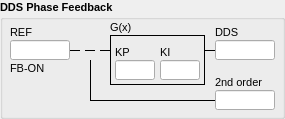
     <widget class="QGroupBox" name="groupBox">
      <property name="sizePolicy">
       <sizepolicy hsizetype="Fixed" vsizetype="Fixed">
        <horstretch>0</horstretch>
        <verstretch>0</verstretch>
       </sizepolicy>
      </property>
      <property name="minimumSize">
       <size>
        <width>285</width>
        <height>115</height>
       </size>
      </property>
      <property name="maximumSize">
       <size>
        <width>16777215</width>
        <height>16777215</height>
       </size>
      </property>
      <property name="font">
       <font>
        <pointsize>8</pointsize>
        <weight>75</weight>
        <bold>true</bold>
       </font>
      </property>
      <property name="title">
       <string>DDS Phase Feedback</string>
      </property>
      <widget class="caLineEdit" name="caLineEdit_0">
       <property name="geometry">
        <rect>
         <x>215</x>
         <y>90</y>
         <width>60</width>
         <height>20</height>
        </rect>
       </property>
       <property name="minimumSize">
        <size>
         <width>60</width>
         <height>0</height>
        </size>
       </property>
       <property name="sizeIncrement">
        <size>
         <width>0</width>
         <height>0</height>
        </size>
       </property>
       <property name="font">
        <font>
         <pointsize>8</pointsize>
        </font>
       </property>
       <property name="alignment">
        <set>Qt::AlignAbsolute|Qt::AlignRight|Qt::AlignTrailing|Qt::AlignVCenter</set>
       </property>
       <property name="channel" stdset="0">
        <string>$(DEV):PH-TOP-R</string>
       </property>
       <property name="foreground">
        <color>
         <red>0</red>
         <green>0</green>
         <blue>0</blue>
        </color>
       </property>
       <property name="background">
        <color>
         <red>187</red>
         <green>187</green>
         <blue>187</blue>
        </color>
       </property>
       <property name="colorMode">
        <enum>caLineEdit::Static</enum>
       </property>
       <property name="precisionMode">
        <enum>caLineEdit::Channel</enum>
       </property>
       <property name="limitsMode">
        <enum>caLineEdit::Channel</enum>
       </property>
       <property name="maxValue">
        <double>1.000000000000000</double>
       </property>
       <property name="minValue">
        <double>0.000000000000000</double>
       </property>
       <property name="fontScaleMode">
        <enum>caLineEdit::None</enum>
       </property>
       <property name="formatType">
        <enum>caLineEdit::decimal</enum>
       </property>
      </widget>
      <widget class="caTextEntry" name="caTextEntry_1">
       <property name="geometry">
        <rect>
         <x>10</x>
         <y>40</y>
         <width>60</width>
         <height>20</height>
        </rect>
       </property>
       <property name="minimumSize">
        <size>
         <width>60</width>
         <height>0</height>
        </size>
       </property>
       <property name="font">
        <font>
         <pointsize>8</pointsize>
        </font>
       </property>
       <property name="channel" stdset="0">
        <string notr="true">$(DEV):PHASE-FB-REF</string>
       </property>
       <property name="foreground">
        <color>
         <red>0</red>
         <green>0</green>
         <blue>0</blue>
        </color>
       </property>
       <property name="background">
        <color>
         <red>187</red>
         <green>187</green>
         <blue>187</blue>
        </color>
       </property>
       <property name="colorMode">
        <enum>caLineEdit::Static</enum>
       </property>
       <property name="precision">
        <number>1</number>
       </property>
       <property name="precisionMode">
        <enum>caLineEdit::User</enum>
       </property>
       <property name="limitsMode">
        <enum>caLineEdit::Channel</enum>
       </property>
       <property name="maxValue">
        <double>1.000000000000000</double>
       </property>
       <property name="minValue">
        <double>0.000000000000000</double>
       </property>
       <property name="fontScaleMode">
        <enum>caLineEdit::Height</enum>
       </property>
       <property name="formatType">
        <enum>caLineEdit::decimal</enum>
       </property>
      </widget>
      <widget class="caLineEdit" name="caLineEdit_1">
       <property name="geometry">
        <rect>
         <x>215</x>
         <y>40</y>
         <width>60</width>
         <height>20</height>
        </rect>
       </property>
       <property name="sizePolicy">
        <sizepolicy hsizetype="Fixed" vsizetype="Fixed">
         <horstretch>0</horstretch>
         <verstretch>0</verstretch>
        </sizepolicy>
       </property>
       <property name="minimumSize">
        <size>
         <width>60</width>
         <height>20</height>
        </size>
       </property>
       <property name="maximumSize">
        <size>
         <width>16777214</width>
         <height>16777215</height>
        </size>
       </property>
       <property name="font">
        <font>
         <pointsize>8</pointsize>
        </font>
       </property>
       <property name="alignment">
        <set>Qt::AlignAbsolute|Qt::AlignRight|Qt::AlignTrailing|Qt::AlignVCenter</set>
       </property>
       <property name="channel" stdset="0">
        <string>$(DEV):DDS-PHASE</string>
       </property>
       <property name="foreground">
        <color>
         <red>0</red>
         <green>0</green>
         <blue>0</blue>
        </color>
       </property>
       <property name="background">
        <color>
         <red>187</red>
         <green>187</green>
         <blue>187</blue>
        </color>
       </property>
       <property name="colorMode">
        <enum>caLineEdit::Static</enum>
       </property>
       <property name="precisionMode">
        <enum>caLineEdit::Channel</enum>
       </property>
       <property name="limitsMode">
        <enum>caLineEdit::Channel</enum>
       </property>
       <property name="maxValue">
        <double>1.000000000000000</double>
       </property>
       <property name="minValue">
        <double>0.000000000000000</double>
       </property>
       <property name="fontScaleMode">
        <enum>caLineEdit::None</enum>
       </property>
       <property name="formatType">
        <enum>caLineEdit::decimal</enum>
       </property>
      </widget>
      <widget class="caGraphics" name="caGraphics_0">
       <property name="geometry">
        <rect>
         <x>80</x>
         <y>40</y>
         <width>20</width>
         <height>20</height>
        </rect>
       </property>
       <property name="foreground">
        <color>
         <red>0</red>
         <green>0</green>
         <blue>0</blue>
        </color>
       </property>
       <property name="linestyle" stdset="0">
        <enum>caGraphics::Solid</enum>
       </property>
       <property name="lineColor">
        <color>
         <red>0</red>
         <green>0</green>
         <blue>0</blue>
        </color>
       </property>
       <property name="form">
        <enum>caGraphics::Circle</enum>
       </property>
       <property name="background" stdset="0">
        <color alpha="0">
         <red>0</red>
         <green>0</green>
         <blue>0</blue>
        </color>
       </property>
      </widget>
      <widget class="caChoice" name="caChoice_2">
       <property name="geometry">
        <rect>
         <x>10</x>
         <y>75</y>
         <width>60</width>
         <height>30</height>
        </rect>
       </property>
       <property name="sizePolicy">
        <sizepolicy hsizetype="Fixed" vsizetype="Fixed">
         <horstretch>0</horstretch>
         <verstretch>0</verstretch>
        </sizepolicy>
       </property>
       <property name="minimumSize">
        <size>
         <width>60</width>
         <height>30</height>
        </size>
       </property>
       <property name="font">
        <font>
         <pointsize>8</pointsize>
        </font>
       </property>
       <property name="channel" stdset="0">
        <string>$(DEV):PHASE-FB-ON</string>
       </property>
       <property name="foreground">
        <color>
         <red>0</red>
         <green>0</green>
         <blue>0</blue>
        </color>
       </property>
       <property name="background">
        <color>
         <red>187</red>
         <green>187</green>
         <blue>187</blue>
        </color>
       </property>
       <property name="colorMode">
        <enum>caChoice::Static</enum>
       </property>
       <property name="endBit">
        <number>1</number>
       </property>
       <property name="fontScaleMode">
        <enum>EPushButton::None</enum>
       </property>
      </widget>
      <widget class="Line" name="line_42">
       <property name="geometry">
        <rect>
         <x>90</x>
         <y>95</y>
         <width>125</width>
         <height>10</height>
        </rect>
       </property>
       <property name="frameShadow">
        <enum>QFrame::Plain</enum>
       </property>
       <property name="lineWidth">
        <number>1</number>
       </property>
       <property name="orientation">
        <enum>Qt::Horizontal</enum>
       </property>
      </widget>
      <widget class="Line" name="line_49">
       <property name="geometry">
        <rect>
         <x>85</x>
         <y>60</y>
         <width>10</width>
         <height>40</height>
        </rect>
       </property>
       <property name="frameShadow">
        <enum>QFrame::Plain</enum>
       </property>
       <property name="lineWidth">
        <number>1</number>
       </property>
       <property name="orientation">
        <enum>Qt::Vertical</enum>
       </property>
      </widget>
      <widget class="Line" name="line_34">
       <property name="geometry">
        <rect>
         <x>205</x>
         <y>45</y>
         <width>10</width>
         <height>10</height>
        </rect>
       </property>
       <property name="frameShadow">
        <enum>QFrame::Plain</enum>
       </property>
       <property name="lineWidth">
        <number>1</number>
       </property>
       <property name="orientation">
        <enum>Qt::Horizontal</enum>
       </property>
      </widget>
      <widget class="Line" name="line_35">
       <property name="geometry">
        <rect>
         <x>100</x>
         <y>45</y>
         <width>10</width>
         <height>10</height>
        </rect>
       </property>
       <property name="frameShadow">
        <enum>QFrame::Plain</enum>
       </property>
       <property name="lineWidth">
        <number>1</number>
       </property>
       <property name="orientation">
        <enum>Qt::Horizontal</enum>
       </property>
      </widget>
      <widget class="Line" name="line_36">
       <property name="geometry">
        <rect>
         <x>70</x>
         <y>45</y>
         <width>10</width>
         <height>10</height>
        </rect>
       </property>
       <property name="frameShadow">
        <enum>QFrame::Plain</enum>
       </property>
       <property name="lineWidth">
        <number>1</number>
       </property>
       <property name="orientation">
        <enum>Qt::Horizontal</enum>
       </property>
      </widget>
      <widget class="Line" name="line_37">
       <property name="geometry">
        <rect>
         <x>85</x>
         <y>45</y>
         <width>10</width>
         <height>10</height>
        </rect>
       </property>
       <property name="frameShadow">
        <enum>QFrame::Plain</enum>
       </property>
       <property name="lineWidth">
        <number>1</number>
       </property>
       <property name="orientation">
        <enum>Qt::Horizontal</enum>
       </property>
      </widget>
      <widget class="QLabel" name="label_32">
       <property name="geometry">
        <rect>
         <x>215</x>
         <y>25</y>
         <width>60</width>
         <height>15</height>
        </rect>
       </property>
       <property name="sizePolicy">
        <sizepolicy hsizetype="Preferred" vsizetype="Fixed">
         <horstretch>0</horstretch>
         <verstretch>0</verstretch>
        </sizepolicy>
       </property>
       <property name="minimumSize">
        <size>
         <width>0</width>
         <height>15</height>
        </size>
       </property>
       <property name="font">
        <font>
         <weight>50</weight>
         <bold>false</bold>
        </font>
       </property>
       <property name="text">
        <string>DDS</string>
       </property>
       <property name="alignment">
        <set>Qt::AlignLeading|Qt::AlignLeft|Qt::AlignVCenter</set>
       </property>
      </widget>
      <widget class="QLabel" name="label_33">
       <property name="geometry">
        <rect>
         <x>215</x>
         <y>75</y>
         <width>60</width>
         <height>15</height>
        </rect>
       </property>
       <property name="sizePolicy">
        <sizepolicy hsizetype="Preferred" vsizetype="Fixed">
         <horstretch>0</horstretch>
         <verstretch>0</verstretch>
        </sizepolicy>
       </property>
       <property name="minimumSize">
        <size>
         <width>0</width>
         <height>15</height>
        </size>
       </property>
       <property name="font">
        <font>
         <weight>50</weight>
         <bold>false</bold>
        </font>
       </property>
       <property name="text">
        <string>2nd order</string>
       </property>
       <property name="alignment">
        <set>Qt::AlignLeading|Qt::AlignLeft|Qt::AlignVCenter</set>
       </property>
      </widget>
      <widget class="QLabel" name="label_36">
       <property name="geometry">
        <rect>
         <x>110</x>
         <y>20</y>
         <width>40</width>
         <height>15</height>
        </rect>
       </property>
       <property name="sizePolicy">
        <sizepolicy hsizetype="Preferred" vsizetype="Fixed">
         <horstretch>0</horstretch>
         <verstretch>0</verstretch>
        </sizepolicy>
       </property>
       <property name="minimumSize">
        <size>
         <width>0</width>
         <height>15</height>
        </size>
       </property>
       <property name="font">
        <font>
         <weight>50</weight>
         <bold>false</bold>
        </font>
       </property>
       <property name="text">
        <string>G(x)</string>
       </property>
       <property name="alignment">
        <set>Qt::AlignLeading|Qt::AlignLeft|Qt::AlignVCenter</set>
       </property>
      </widget>
      <widget class="QLabel" name="label_37">
       <property name="geometry">
        <rect>
         <x>10</x>
         <y>25</y>
         <width>40</width>
         <height>15</height>
        </rect>
       </property>
       <property name="sizePolicy">
        <sizepolicy hsizetype="Preferred" vsizetype="Fixed">
         <horstretch>0</horstretch>
         <verstretch>0</verstretch>
        </sizepolicy>
       </property>
       <property name="minimumSize">
        <size>
         <width>0</width>
         <height>15</height>
        </size>
       </property>
       <property name="font">
        <font>
         <weight>50</weight>
         <bold>false</bold>
        </font>
       </property>
       <property name="text">
        <string>REF</string>
       </property>
       <property name="alignment">
        <set>Qt::AlignLeading|Qt::AlignLeft|Qt::AlignVCenter</set>
       </property>
      </widget>
      <widget class="QLabel" name="label_38">
       <property name="geometry">
        <rect>
         <x>10</x>
         <y>60</y>
         <width>56</width>
         <height>16</height>
        </rect>
       </property>
       <property name="sizePolicy">
        <sizepolicy hsizetype="Preferred" vsizetype="Fixed">
         <horstretch>0</horstretch>
         <verstretch>0</verstretch>
        </sizepolicy>
       </property>
       <property name="minimumSize">
        <size>
         <width>0</width>
         <height>15</height>
        </size>
       </property>
       <property name="font">
        <font>
         <weight>50</weight>
         <bold>false</bold>
        </font>
       </property>
       <property name="text">
        <string>FB-ON</string>
       </property>
       <property name="alignment">
        <set>Qt::AlignLeading|Qt::AlignLeft|Qt::AlignVCenter</set>
       </property>
      </widget>
      <widget class="QFrame" name="frame_12">
       <property name="geometry">
        <rect>
         <x>110</x>
         <y>35</y>
         <width>95</width>
         <height>50</height>
        </rect>
       </property>
       <property name="frameShape">
        <enum>QFrame::Box</enum>
       </property>
       <property name="frameShadow">
        <enum>QFrame::Plain</enum>
       </property>
       <widget class="caTextEntry" name="caTextEntry_0">
        <property name="geometry">
         <rect>
          <x>5</x>
          <y>25</y>
          <width>40</width>
          <height>20</height>
         </rect>
        </property>
        <property name="font">
         <font>
          <pointsize>8</pointsize>
         </font>
        </property>
        <property name="channel" stdset="0">
         <string notr="true">$(DEV):PHASE-FB-KP</string>
        </property>
        <property name="foreground">
         <color>
          <red>0</red>
          <green>0</green>
          <blue>0</blue>
         </color>
        </property>
        <property name="background">
         <color>
          <red>187</red>
          <green>187</green>
          <blue>187</blue>
         </color>
        </property>
        <property name="colorMode">
         <enum>caLineEdit::Static</enum>
        </property>
        <property name="precision">
         <number>2</number>
        </property>
        <property name="precisionMode">
         <enum>caLineEdit::User</enum>
        </property>
        <property name="limitsMode">
         <enum>caLineEdit::Channel</enum>
        </property>
        <property name="maxValue">
         <double>1.000000000000000</double>
        </property>
        <property name="minValue">
         <double>0.000000000000000</double>
        </property>
        <property name="fontScaleMode">
         <enum>caLineEdit::Height</enum>
        </property>
        <property name="formatType">
         <enum>caLineEdit::decimal</enum>
        </property>
       </widget>
       <widget class="caTextEntry" name="caTextEntry_2">
        <property name="geometry">
         <rect>
          <x>50</x>
          <y>25</y>
          <width>40</width>
          <height>20</height>
         </rect>
        </property>
        <property name="font">
         <font>
          <pointsize>8</pointsize>
         </font>
        </property>
        <property name="channel" stdset="0">
         <string notr="true">$(DEV):PHASE-FB-KI</string>
        </property>
        <property name="foreground">
         <color>
          <red>0</red>
          <green>0</green>
          <blue>0</blue>
         </color>
        </property>
        <property name="background">
         <color>
          <red>187</red>
          <green>187</green>
          <blue>187</blue>
         </color>
        </property>
        <property name="colorMode">
         <enum>caLineEdit::Static</enum>
        </property>
        <property name="precision">
         <number>2</number>
        </property>
        <property name="precisionMode">
         <enum>caLineEdit::User</enum>
        </property>
        <property name="limitsMode">
         <enum>caLineEdit::Channel</enum>
        </property>
        <property name="maxValue">
         <double>1.000000000000000</double>
        </property>
        <property name="minValue">
         <double>0.000000000000000</double>
        </property>
        <property name="fontScaleMode">
         <enum>caLineEdit::Height</enum>
        </property>
        <property name="formatType">
         <enum>caLineEdit::decimal</enum>
        </property>
       </widget>
       <widget class="QLabel" name="label_34">
        <property name="geometry">
         <rect>
          <x>5</x>
          <y>10</y>
          <width>40</width>
          <height>15</height>
         </rect>
        </property>
        <property name="sizePolicy">
         <sizepolicy hsizetype="Preferred" vsizetype="Fixed">
          <horstretch>0</horstretch>
          <verstretch>0</verstretch>
         </sizepolicy>
        </property>
        <property name="minimumSize">
         <size>
          <width>0</width>
          <height>15</height>
         </size>
        </property>
        <property name="font">
         <font>
          <weight>50</weight>
          <bold>false</bold>
         </font>
        </property>
        <property name="text">
         <string>KP</string>
        </property>
        <property name="alignment">
         <set>Qt::AlignLeading|Qt::AlignLeft|Qt::AlignVCenter</set>
        </property>
       </widget>
       <widget class="QLabel" name="label_35">
        <property name="geometry">
         <rect>
          <x>50</x>
          <y>10</y>
          <width>40</width>
          <height>15</height>
         </rect>
        </property>
        <property name="sizePolicy">
         <sizepolicy hsizetype="Preferred" vsizetype="Fixed">
          <horstretch>0</horstretch>
          <verstretch>0</verstretch>
         </sizepolicy>
        </property>
        <property name="minimumSize">
         <size>
          <width>0</width>
          <height>15</height>
         </size>
        </property>
        <property name="font">
         <font>
          <weight>50</weight>
          <bold>false</bold>
         </font>
        </property>
        <property name="text">
         <string>KI</string>
        </property>
        <property name="alignment">
         <set>Qt::AlignLeading|Qt::AlignLeft|Qt::AlignVCenter</set>
        </property>
       </widget>
      </widget>
     </widget>
